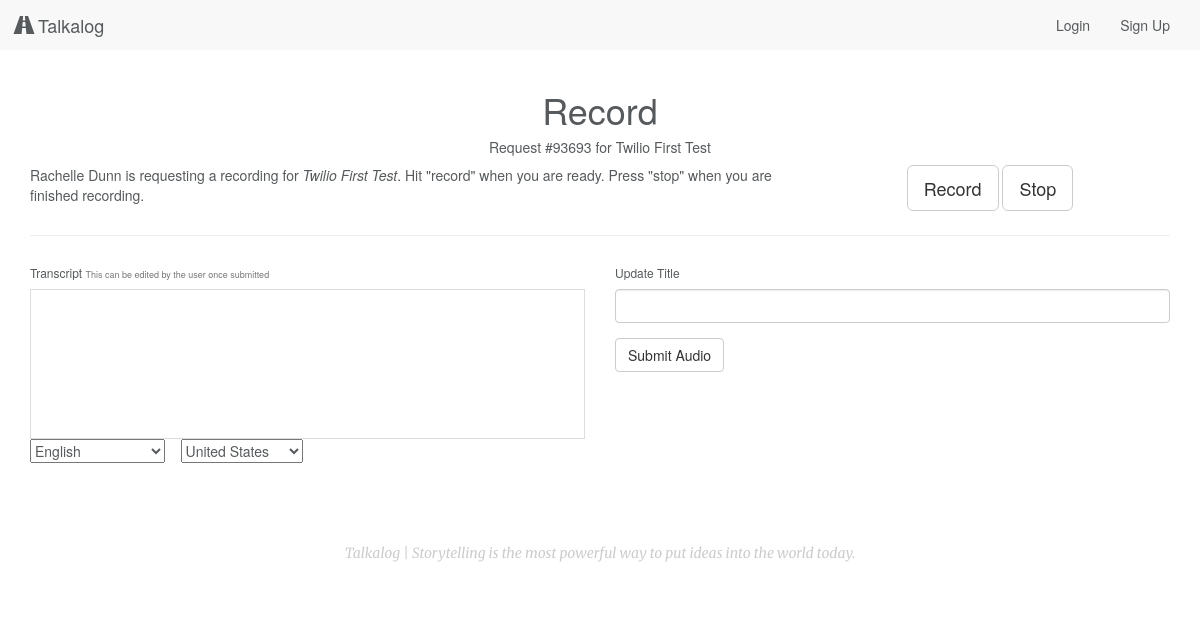
Page /request/93693 on the earlier database version.
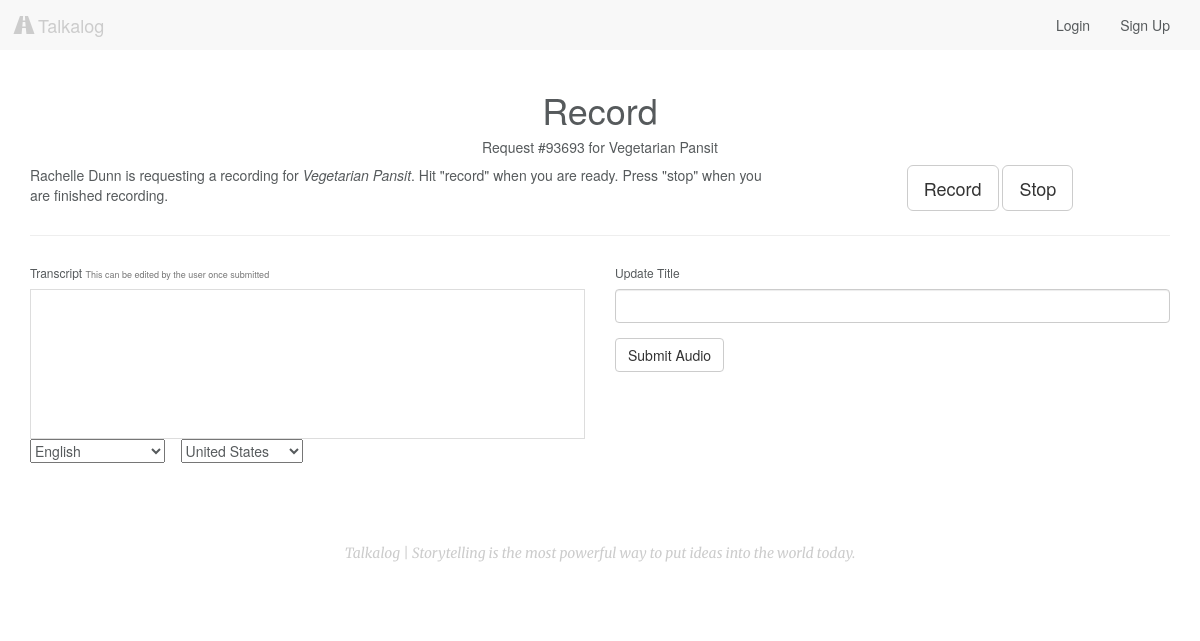
Same page on the later database version.
### model.py (models this page shows, shortened)
class Upload(db.Model):
    __tablename__ = "Uploads"
    id = db.Column(db.Integer, autoincrement=True, primary_key=True)
    user_id = db.Column(db.Integer, db.ForeignKey('Users.id'), nullable=False)
    title = db.Column(db.String, nullable=False, default=db.func.now())
    path = db.Column(db.String(50))
    mimetype = db.Column(db.String(50), default='wav') # wav, jpg, mp3
    datetime = db.Column(db.DateTime, default=db.func.now(), onupdate=db.func.now()) # set datetime to current timestamp
    transcript = db.Column(db.Text)
    user = db.relationship("User", backref=db.backref("uploads", order_by=id))

### server.py (the view)
@app.route('/request/<string:id>', methods=['GET', 'POST'])
def requested_audio_page(id):
	"""Record audio via request URL. Capture audio blob and save to S3, transcript, and title."""
	requested_obj = RequestID.query.get(id)
	assoc_upload = Upload.query.get(requested_obj.upload_id)
	if request.method == 'POST':
		file = request.files['file']
		title = request.form.get('title')
		transcript = request.form.get('transcript')
		if file:
			filename = str_generator(30) + '.wav'
			assoc_upload.title = title
			assoc_upload.path = filename
			assoc_upload.transcript = transcript
			db.session.commit()
			print 'Committed new recording %s' % filename
			k = b.new_key(filename)
			k.set_contents_from_file(file)
		return render_template("thanks.html")
	else:
		return render_template("request_page.html", requested_obj=requested_obj)

### templates/request_page.html (shortened to what this page needs)
{% extends 'base.html' %}
{% block content %}
    <div class="row">
        <h1 class="text-center">Record</h1>
        <h5 class="text-center">Request #<span id="request-id">{{ requested_obj.id }}</span> for {{ requested_obj.upload.title }}</h5>
        <div class="col-sm-8">
            <p>{{ requested_obj.user.first_name }} {{ requested_obj.user.last_name }} is requesting a recording for <em>{{ requested_obj.upload.title }}</em>. Hit "record" when you are ready. Press "stop" when you are finished recording.</p>
        </div>
        <div class="col-sm-4 text-center">
            <button class="btn btn-default btn-lg" id="start_button">Record</button>
            <button class="btn btn-default btn-lg" id="stop_button">Stop</button>
        </div>
    </div>
    <hr>
    <div class="row">
        <div class="col-sm-6">
            <h6>Transcript <small>This can be edited by the user once submitted</small></h6>
            <div id="results">
            </div>
            <div class="center">
                <div id="div_language">
                    <select id="select_language" onchange="updateCountry()"></select>
                    &nbsp;&nbsp;
                    <select id="select_dialect"></select>
                </div>
            </div>
        </div>
        <div class="col-sm-6">
            <div class="upload-info">
                <h6>Update Title</h6>
                <div class="form-group">
                    <input type="text" name="recording-title" class="form-control" id="recording-title">
                </div>
                <input type="submit" value="Submit Audio" id="submit-audio" class="btn btn-default">
            </div>
        </div>
    </div>
{% endblock %}

Differences in the rows shown:
changed Upload: upload "Twilio First Test" → "Vegetarian Pansit"
